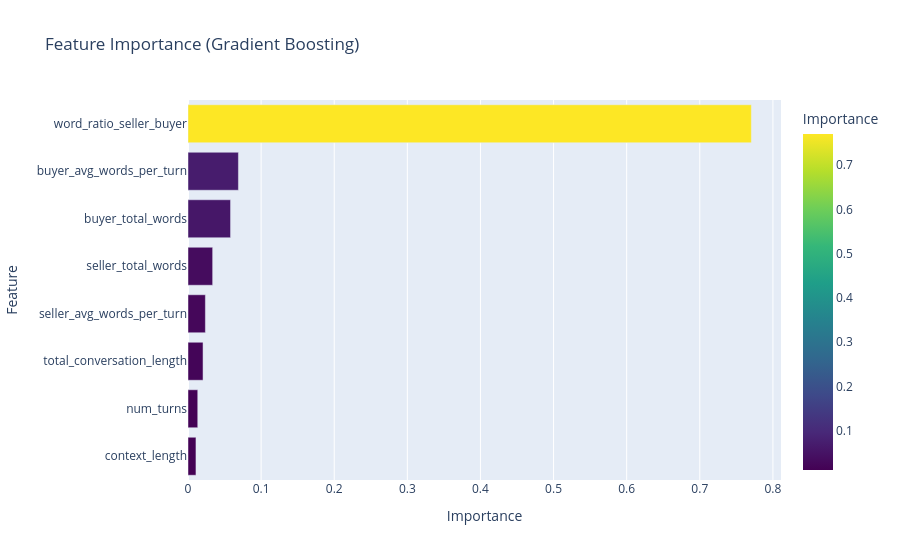

The code cell stored with this chart in its notebook:
### Code cell
# Feature Importance
if DATA_LOADED and 'trained_models' in dir() and 'Gradient Boosting' in trained_models:
    best_model = trained_models['Gradient Boosting']
    
    importance_df = pd.DataFrame({
        'Feature': feature_cols,
        'Importance': best_model.feature_importances_
    }).sort_values('Importance', ascending=True)
    
    fig = px.bar(importance_df, x='Importance', y='Feature', orientation='h',
                 title='Feature Importance (Gradient Boosting)',
                 color='Importance', color_continuous_scale='Viridis')
    fig.show()
else:
    print("⚠️ Model not trained yet")

### Figure 1 — Plotly figure (JSON) as saved in the notebook; plotly's stock layout.template omitted (floating-point values rounded to 4 significant figures)
{"data": [{"alignmentgroup": "True", "hovertemplate": "Importance=%{marker.color}<br>Feature=%{y}<extra></extra>", "legendgroup": "", "marker": {"color": [0.01089, 0.01334, 0.02058, 0.02379, 0.03373, 0.05819, 0.06897, 0.7705], "coloraxis": "coloraxis", "pattern": {"shape": ""}}, "name": "", "offsetgroup": "", "orientation": "h", "showlegend": false, "textposition": "auto", "type": "bar", "x": [0.01089, 0.01334, 0.02058, 0.02379, 0.03373, 0.05819, 0.06897, 0.7705], "xaxis": "x", "y": ["context_length", "num_turns", "total_conversation_length", "seller_avg_words_per_turn", "seller_total_words", "buyer_total_words", "buyer_avg_words_per_turn", "word_ratio_seller_buyer"], "yaxis": "y"}], "layout": {"barmode": "relative", "coloraxis": {"colorbar": {"title": {"text": "Importance"}}, "colorscale": [[0, "#440154"], [0.1111, "#482878"], [0.2222, "#3e4989"], [0.3333, "#31688e"], [0.4444, "#26828e"], [0.5556, "#1f9e89"], [0.6667, "#35b779"], [0.7778, "#6ece58"], [0.8889, "#b5de2b"], [1, "#fde725"]]}, "legend": {"tracegroupgap": 0}, "title": {"text": "Feature Importance (Gradient Boosting)"}, "xaxis": {"anchor": "y", "domain": [0, 1], "title": {"text": "Importance"}}, "yaxis": {"anchor": "x", "domain": [0, 1], "title": {"text": "Feature"}}}}
